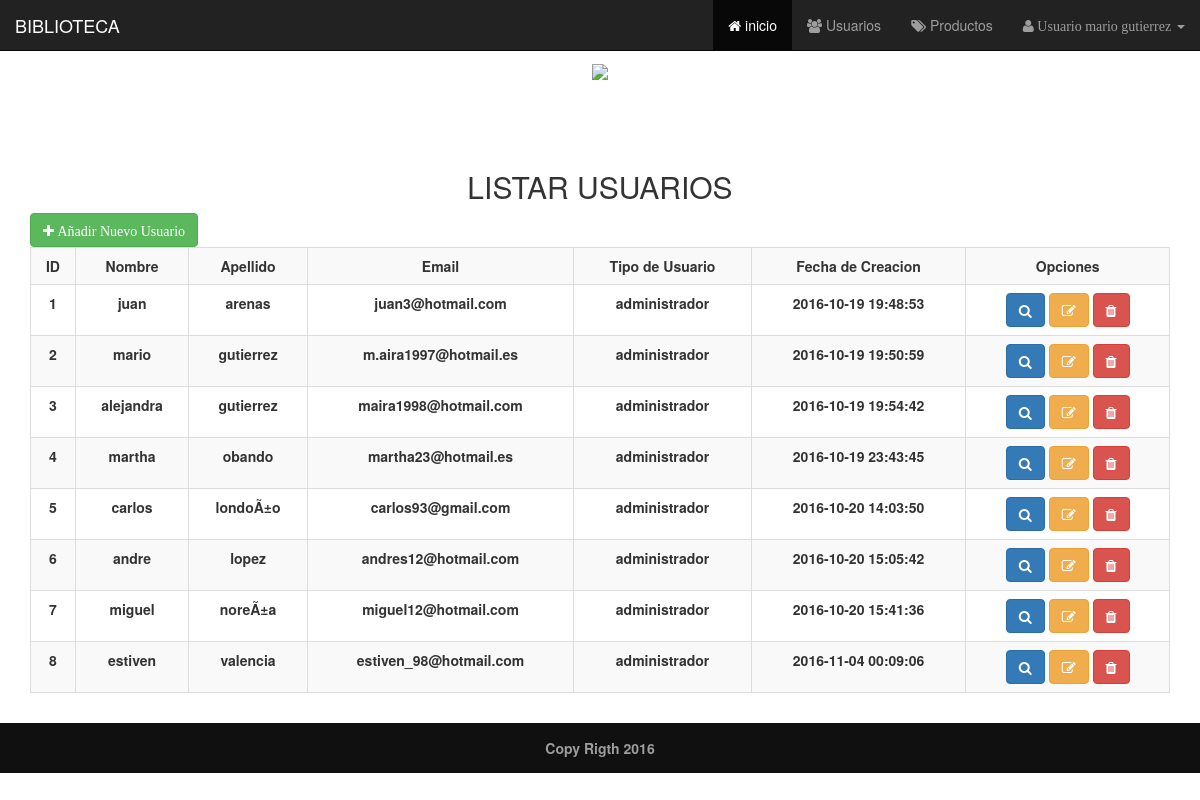
Page /listar_usuario.php (signed in) on the committed database.
### tables this page shows
CREATE TABLE `usuario` (
  `id` int(10) UNSIGNED NOT NULL,
  `nombre` varchar(30) NOT NULL,
  `apellido` varchar(30) NOT NULL,
  `email` varchar(30) NOT NULL,
  `tipo_usuario` enum('administrador','cliente') NOT NULL,
  `contrasena` varchar(100) NOT NULL,
  `fecha_creacion` timestamp NOT NULL DEFAULT CURRENT_TIMESTAMP ON UPDATE CURRENT_TIMESTAMP
);

### listar_usuario.php (the view, shortened to what this page needs)
<?php
 require_once('layout/header.php');
 $conexion = mysqli_connect($configuracion['servidor'], $configuracion['usuario'], $configuracion['contrasena'], $configuracion['base_datos']);
    $consulta= mysqli_query($conexion, "SELECT * FROM usuario");
    $usuarios= mysqli_fetch_all($consulta, MYSQLI_ASSOC );
			?>
	<div class="container">
		<h2 class="text-center">LISTAR USUARIOS </h2>
		<a href=" crear_usuario.php" class="btn btn-success" ><i class="fa fa-plus" aria-hidden="true"> Añadir Nuevo Usuario</i> </a>
		<table class="table table-bordered  table-striped" >
		<tr>
		  <th class="text-center"> ID</th>
	      <th class="text-center"> Nombre</th>
	      <th class="text-center">Apellido</th>
	      <th class="text-center">Email</th>
	      <th class="text-center">Tipo de Usuario</th>
	      <th class="text-center">Fecha de Creacion</th>
	      <th class="text-center">Opciones</th>
		</tr>
  		<?php  foreach ($usuarios as $usuario ): ?>
  		<tr>
		  <th class="text-center"><?php echo $usuario ['id']; ?></th>
	      <th class="text-center"><?php echo $usuario ['nombre']; ?></th>
	      <th class="text-center"><?php echo $usuario ['apellido']; ?></th>
	      <th class="text-center"><?php echo $usuario ['email']; ?></th>
	      <th class="text-center"><?php echo $usuario ['tipo_usuario']; ?></th>
	      <th class="text-center"><?php echo $usuario ['fecha_creacion']; ?></th>
	      <td class="text-center">
	      <a href="ver_usuario.php?id=<?php echo $usuario ['id'] ?> "  class="btn btn-primary" ><i class="fa fa-search" aria-hidden="true"></i></a>
	      <a href="editar_usuario.php?id=<?php echo $usuario ['id'] ?> "  class="btn btn-warning" ><i class="fa fa-edit" aria-hidden="true"></i></a>
	      <a href="eliminar_usuario.php?id=<?php echo $usuario ['id'] ?> "  class="btn btn-danger" onclick="return confirm ('Estas seguro de eliminar este registro')" ><i class="fa fa-trash" aria-hidden="true"></i></a>
	      </td>
		</tr>
  	    <?php  endforeach; ?>
	    </table>
    </div>
<?php
require_once('layout/footer.php');
?>

### rows in the picture
usuario: id "1", nombre "juan", apellido "arenas", email "juan3@hotmail.com", tipo_usuario "administrador", fecha_creacion "2016-10-19 19:48:53"
usuario: id "2", nombre "mario", apellido "gutierrez", email "m.aira1997@hotmail.es", tipo_usuario "administrador", fecha_creacion "2016-10-19 19:50:59"
usuario: id "3", nombre "alejandra", apellido "gutierrez", email "maira1998@hotmail.com", tipo_usuario "administrador", fecha_creacion "2016-10-19 19:54:42"
usuario: id "4", nombre "martha", apellido "obando", email "martha23@hotmail.es", tipo_usuario "administrador", fecha_creacion "2016-10-19 23:43:45"
usuario: id "5", nombre "carlos", apellido "londoÃ±o", email "carlos93@gmail.com", tipo_usuario "administrador", fecha_creacion "2016-10-20 14:03:50"
usuario: id "6", nombre "andre", apellido "lopez", email "andres12@hotmail.com", tipo_usuario "administrador", fecha_creacion "2016-10-20 15:05:42"
usuario: id "7", nombre "miguel", apellido "noreÃ±a", email "miguel12@hotmail.com", tipo_usuario "administrador", fecha_creacion "2016-10-20 15:41:36"
usuario: id "8", nombre "estiven", apellido "valencia", email "estiven_98@hotmail.com", tipo_usuario "administrador", fecha_creacion "2016-11-04 00:09:06"

### other values in the picture
$_SESSION['nombre'] "mario"
$_SESSION['apellido'] "gutierrez"
